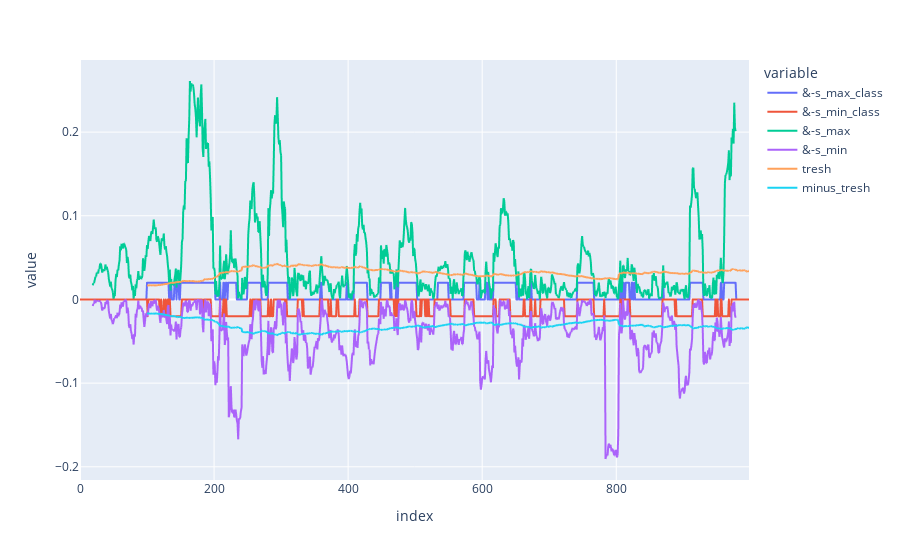
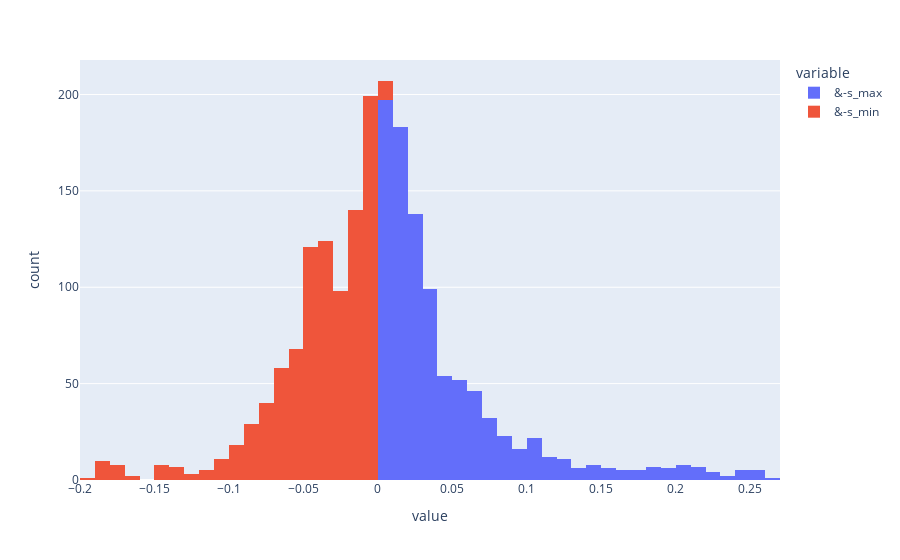

Notebook code cell kept with these figures, in order:
### Code cell
plot_candles(candles, 20)

### Figure 1 — Plotly figure (JSON) as saved in the notebook; plotly's stock layout.template omitted (floating-point values rounded to 4 significant figures; data arrays with more than 128 entries replaced by an {"elided": "..."} marker saying what was removed)
{"data": [{"hovertemplate": "variable=&-s_max_class<br>index=%{x}<br>value=%{y}<extra></extra>", "legendgroup": "&-s_max_class", "line": {"color": "#636efa", "dash": "solid"}, "marker": {"symbol": "circle"}, "mode": "lines", "name": "&-s_max_class", "showlegend": true, "type": "scattergl", "x": {"elided": "999 int values"}, "xaxis": "x", "y": {"elided": "999 float values"}, "yaxis": "y"}, {"hovertemplate": "variable=&-s_min_class<br>index=%{x}<br>value=%{y}<extra></extra>", "legendgroup": "&-s_min_class", "line": {"color": "#EF553B", "dash": "solid"}, "marker": {"symbol": "circle"}, "mode": "lines", "name": "&-s_min_class", "showlegend": true, "type": "scattergl", "x": {"elided": "999 int values"}, "xaxis": "x", "y": {"elided": "999 float values"}, "yaxis": "y"}, {"hovertemplate": "variable=&-s_max<br>index=%{x}<br>value=%{y}<extra></extra>", "legendgroup": "&-s_max", "line": {"color": "#00cc96", "dash": "solid"}, "marker": {"symbol": "circle"}, "mode": "lines", "name": "&-s_max", "showlegend": true, "type": "scattergl", "x": {"elided": "999 int values"}, "xaxis": "x", "y": {"elided": "999 float values"}, "yaxis": "y"}, {"hovertemplate": "variable=&-s_min<br>index=%{x}<br>value=%{y}<extra></extra>", "legendgroup": "&-s_min", "line": {"color": "#ab63fa", "dash": "solid"}, "marker": {"symbol": "circle"}, "mode": "lines", "name": "&-s_min", "showlegend": true, "type": "scattergl", "x": {"elided": "999 int values"}, "xaxis": "x", "y": {"elided": "999 float values"}, "yaxis": "y"}, {"hovertemplate": "variable=tresh<br>index=%{x}<br>value=%{y}<extra></extra>", "legendgroup": "tresh", "line": {"color": "#FFA15A", "dash": "solid"}, "marker": {"symbol": "circle"}, "mode": "lines", "name": "tresh", "showlegend": true, "type": "scattergl", "x": {"elided": "999 int values"}, "xaxis": "x", "y": {"elided": "999 float values"}, "yaxis": "y"}, {"hovertemplate": "variable=minus_tresh<br>index=%{x}<br>value=%{y}<extra></extra>", "legendgroup": "minus_tresh", "line": {"color": "#19d3f3", "dash": "solid"}, "marker": {"symbol": "circle"}, "mode": "lines", "name": "minus_tresh", "showlegend": true, "type": "scattergl", "x": {"elided": "999 int values"}, "xaxis": "x", "y": {"elided": "999 float values"}, "yaxis": "y"}], "layout": {"legend": {"title": {"text": "variable"}, "tracegroupgap": 0}, "margin": {"t": 60}, "xaxis": {"anchor": "y", "domain": [0, 1], "title": {"text": "index"}}, "yaxis": {"anchor": "x", "domain": [0, 1], "title": {"text": "value"}}}}

### Figure 2 — Plotly figure (JSON) as saved in the notebook; plotly's stock layout.template omitted (floating-point values rounded to 4 significant figures; data arrays with more than 128 entries replaced by an {"elided": "..."} marker saying what was removed)
{"data": [{"alignmentgroup": "True", "bingroup": "x", "hovertemplate": "variable=&-s_max<br>value=%{x}<br>count=%{y}<extra></extra>", "legendgroup": "&-s_max", "marker": {"color": "#636efa", "pattern": {"shape": ""}}, "name": "&-s_max", "offsetgroup": "&-s_max", "orientation": "v", "showlegend": true, "type": "histogram", "x": {"elided": "999 float values"}, "xaxis": "x", "yaxis": "y"}, {"alignmentgroup": "True", "bingroup": "x", "hovertemplate": "variable=&-s_min<br>value=%{x}<br>count=%{y}<extra></extra>", "legendgroup": "&-s_min", "marker": {"color": "#EF553B", "pattern": {"shape": ""}}, "name": "&-s_min", "offsetgroup": "&-s_min", "orientation": "v", "showlegend": true, "type": "histogram", "x": {"elided": "999 float values"}, "xaxis": "x", "yaxis": "y"}], "layout": {"barmode": "relative", "legend": {"title": {"text": "variable"}, "tracegroupgap": 0}, "margin": {"t": 60}, "xaxis": {"anchor": "y", "domain": [0, 1], "title": {"text": "value"}}, "yaxis": {"anchor": "x", "domain": [0, 1], "title": {"text": "count"}}}}
